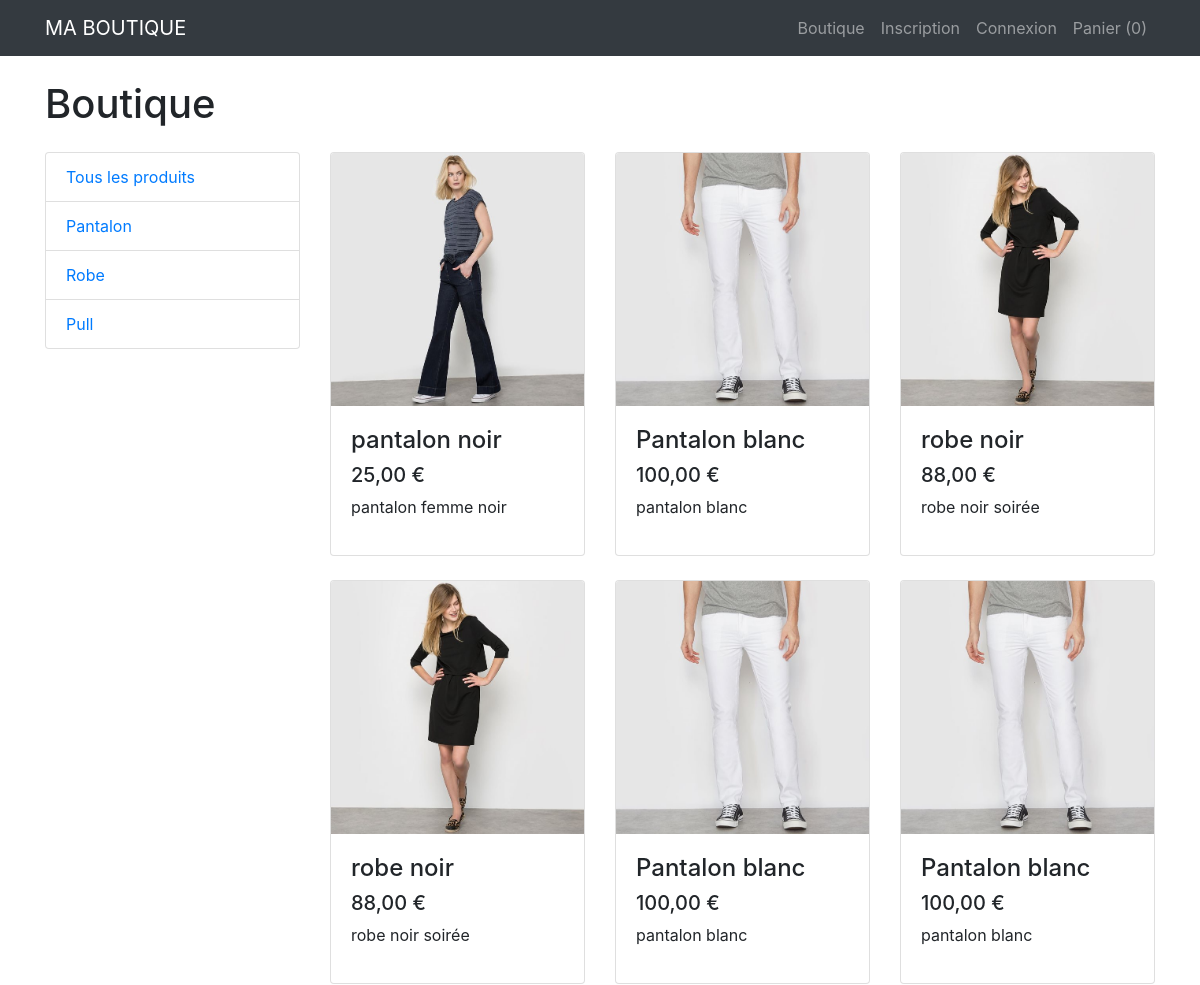
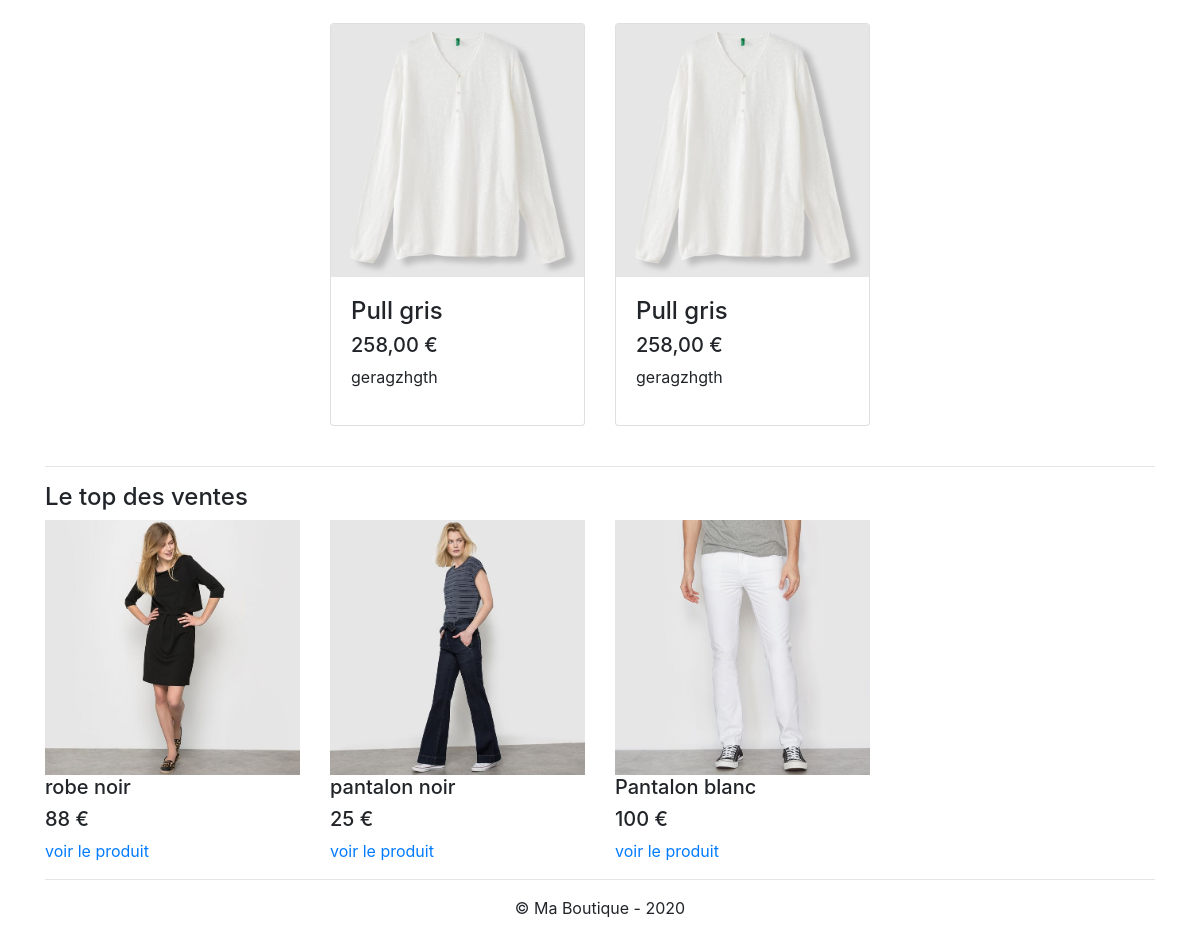
The page / on the database its author committed (2 pictures, top to bottom).
### tables this page shows
CREATE TABLE `produit` (
  `id_produit` int(3) NOT NULL,
  `reference` varchar(20) NOT NULL,
  `categorie` varchar(20) NOT NULL,
  `titre` varchar(100) NOT NULL,
  `description` text NOT NULL,
  `couleur` varchar(20) NOT NULL,
  `taille` varchar(5) NOT NULL,
  `public` enum('m','f','mixte') NOT NULL,
  `photo` varchar(250) NOT NULL,
  `prix` float NOT NULL,
  `stock` int(3) NOT NULL
);

### inc/functions.php (called while the page is built, shortened)
<?php
function executeRequete($requete, $param = array()){
    global $pdo;
    $resultat = $pdo->prepare($requete);
    $succes = $resultat->execute($param);
    if($succes){
        return $resultat;
    }else{
        return false;
    }
}

### inc/init.php (called while the page is built, shortened)
<?php
$pdo = new PDO('mysql:host=localhost;dbname=site',
                'root',
                'root',
                array(
                    PDO::ATTR_ERRMODE => PDO::ERRMODE_WARNING,
                    PDO::MYSQL_ATTR_INIT_COMMAND => 'SET NAMES utf8'
                ));
$contenu_gauche = '';
$contenu_droite = '';
require_once 'functions.php';

### index.php (the view)
<?php
require_once 'inc/init.php';
$affichage_top = '';
$resultat = executeRequete("SELECT DISTINCT categorie FROM produit");
$contenu_gauche .= '<div class="list-group mb-4">';
	$contenu_gauche .= '<a href="?categorie=all" class="list-group-item" > Tous les produits </a>';
	while ($categorie = $resultat->fetch(PDO::FETCH_ASSOC)) {
		$contenu_gauche .= '<a href="?categorie='. $categorie['categorie'] .'" class="list-group-item">' . ucfirst($categorie['categorie']) . '</a>';
	}
$contenu_gauche .= '</div>';
if (isset($_GET['categorie']) && $_GET['categorie'] != 'all') {
	$resultat = executeRequete("SELECT id_produit, reference, titre, photo, prix, description FROM produit WHERE categorie = :categorie", array(':categorie' => $_GET['categorie']));
} else {
	$resultat = executeRequete("SELECT id_produit, reference, titre, photo, prix, description FROM produit");
}
while ($produit = $resultat->fetch(PDO::FETCH_ASSOC)) {
	$contenu_droite .= '<div class="col-sm-4 mb-4">';
		$contenu_droite .= '<div class="card">';
			$contenu_droite .= '<a href="fiche_produit.php?id_produit='. $produit['id_produit'] .'">
								  <img src="' . $produit['photo'] . '" class="card-img-top" alt="' . $produit['titre'] . '">
								</a>';
			$contenu_droite .= '<div class="card-body">';
				$contenu_droite .= '<h4>' . $produit['titre'] . '</h4>';
				$contenu_droite .= '<h5>' . number_format($produit['prix'], 2, ',', '') . ' €</h5>';
				$contenu_droite .= '<p>' . $produit['description'] . '</p>';
			$contenu_droite .= '</div>';
		$contenu_droite .= '</div>';
	$contenu_droite .= '</div>';
}
$resultat = executeRequete("SELECT p.id_produit, p.photo, p.titre, p.prix FROM produit p INNER JOIN details_commande dc ON p.id_produit = dc.id_produit GROUP BY dc.id_produit ORDER BY SUM(dc.quantite) DESC LIMIT 3");
while ($produit = $resultat->fetch(PDO::FETCH_ASSOC)) {
	$affichage_top .= '<div class="col-sm-3">';
		$affichage_top .= '<a href="fiche_produit.php?id_produit='. $produit['id_produit'] .'">
							 <img src="' . $produit['photo'] . '" class="img-fluid" alt="'. $produit['titre'] .'">
						   </a>';
		$affichage_top .= '<h5>' . $produit['titre'] . '</h5>';
		$affichage_top .= '<h5>' . $produit['prix'] . ' €</h5>';
		$affichage_top .= '<a href="fiche_produit.php?id_produit=' . $produit['id_produit'] . '">voir le produit</a>';
	$affichage_top .= '</div>';
}
require_once 'inc/header.php';
?>
<h1 class="mt-4 mb-4">Boutique</h1>
<div class="row">
	<div class="col-md-3">
		<?php echo $contenu_gauche;  ?>
	</div>
	<div class="col-md-9">
		<div class="row">
			<?php echo $contenu_droite;  ?>
		</div>
	</div>
</div>
<hr>
<div class="row">
	<h4 class="col-12">Le top des ventes</h4>
	<?php echo $affichage_top; ?>
</div>
<?php
require_once 'inc/footer.php';

### rows shown on the page
produit: photo (picture), titre "pantalon noir", prix "25,00", description "pantalon femme noir", prix "25"
produit: photo (picture), titre "Pantalon blanc", prix "100,00", description "pantalon blanc", prix "100"
produit: photo (picture), titre "robe noir", prix "88,00", description "robe noir soirée", prix "88"
produit: photo (picture), titre "robe noir", prix "88,00", description "robe noir soirée"
produit: photo (picture), titre "Pantalon blanc", prix "100,00", description "pantalon blanc"
produit: photo (picture), titre "Pantalon blanc", prix "100,00", description "pantalon blanc"
produit: photo (picture), titre "Pull gris", prix "258,00", description "geragzhgth"
produit: photo (picture), titre "Pull gris", prix "258,00", description "geragzhgth"

### other values the page prints
calcItemNumber() "0"
$categorie['categorie'] "Pantalon"
$categorie['categorie'] "Robe"
$categorie['categorie'] "Pull"
